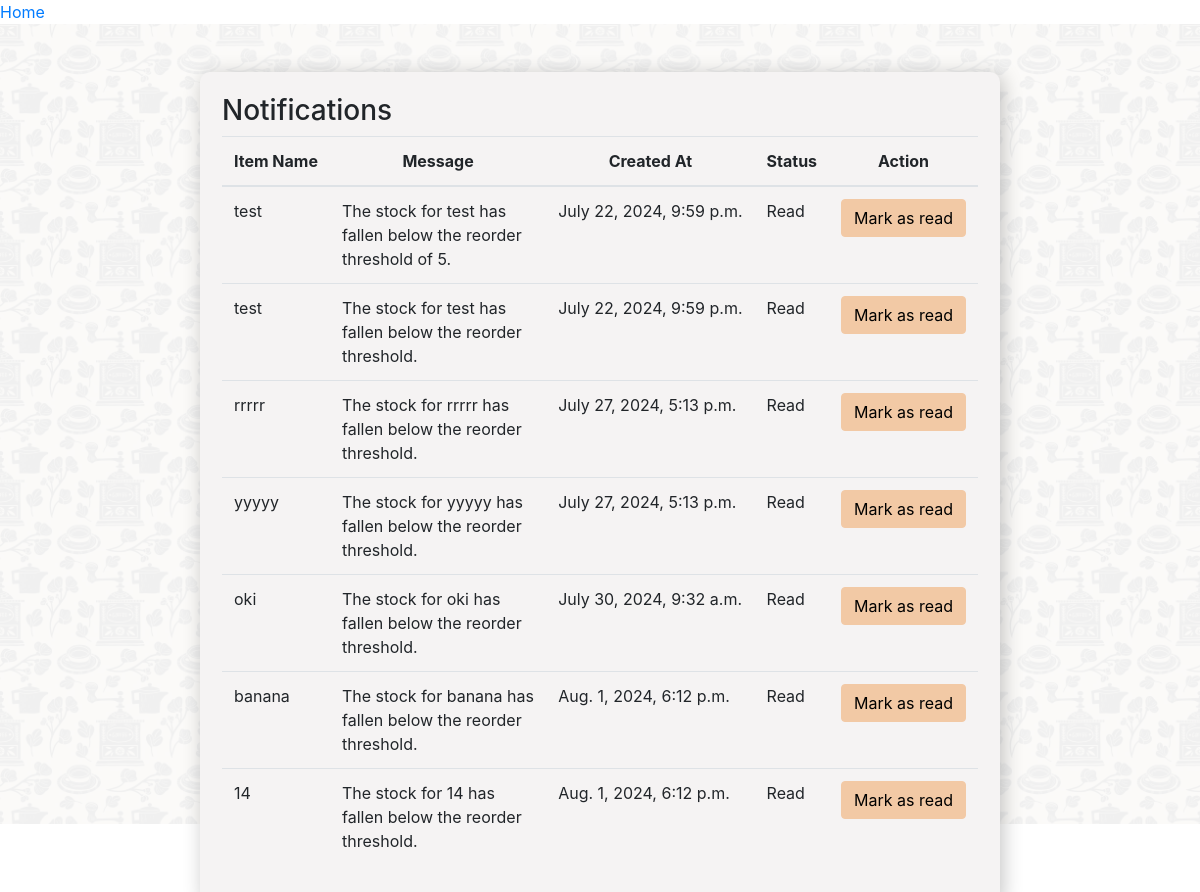
Screenshot of /notifications/ (signed in) with the database file from the repository.
### stocklist/models.py (models this page shows, shortened)
class Notification(models.Model):
    item = models.ForeignKey(Item, on_delete=models.CASCADE) # ForeignKey to link the notification to a specific item. When the item is deleted, the notification is also deleted.
    message = models.TextField()
    created_at = models.DateTimeField(auto_now_add=True) # DateTime field to store when the notification was created. Automatically set to the current date and time when the notification is created.
    read = models.BooleanField(default=False)

class Item(models.Model):
    name = models.CharField(max_length=200, null=False, blank=False, unique=True)
    price = models.DecimalField(max_digits=10, decimal_places=2, null=False, blank=False, validators=[MinValueValidator(0.01)])
    quantity = models.PositiveIntegerField(default=0)
    reorder_level = models.PositiveIntegerField(default=0)  # Add reorder_level field to Item model
    status = models.BooleanField(default=True)  # Add status field (True for active, False for inactive)
    reorder_threshold = models.PositiveIntegerField(default=5, validators=[MinValueValidator(1)])
    added_by = models.ForeignKey(User, on_delete=models.SET_NULL, null=True, blank=True)

### stocklist/views.py (the view)
# urls.py: path('notifications/', views.notifications, name='notifications'),
@login_required
def notifications(request):
    user = request.user
    if not user.is_staff:
        return redirect('home')
    notifications = Notification.objects.all()
    return render(request, 'stocklist/notifications.html', {'notifications': notifications})

### stocklist/templates/stocklist/notifications.html (shortened to what this page needs)
{% load static %}
<!DOCTYPE html>
<html lang="en">
<head>
    <link rel="stylesheet" href="{% static 'styles/bootstrap.css' %}">
    <link rel="stylesheet" href="{% static 'styles/common.css' %}">
    <link rel="stylesheet" href="{% static 'styles/notifications.css' %}">
</head>
<body>
    <div class="top-right-btn"><a href="{% url 'home' %}">Home</a></div>
    <div class="container">
        <div class="content mt-5">
            <h3>Notifications</h3>
            {% if notifications %}
            <div class="table-responsive">
                <table class="table">
                    <thead>
                        <tr>
                            <th scope="col">Item Name</th>
                            <th scope="col">Message</th>
                            <th scope="col">Created At</th>
                            <th scope="col">Status</th>
                            <th scope="col">Action</th>
                        </tr>
                    </thead>
                    <tbody>
                        {% for notification in notifications %}
                        <tr>
                            <td scope="row">{{ notification.item.name }}</td>
                            <td scope="row">{{ notification.message }}</td>
                            <td scope="row"><span class="date">{{ notification.created_at }}</span></td>
                            <td scope="row">
                                {% if notification.read %}
                                <span class="statusRead">Read</span>
                                {% else %}
                                <span class="statusUnread">Unread</span>
                                {% endif %}
                            </td>
                            <td scope="row">
                                <button class="markAsReadButton btn btn-default" data-id="{{notification.id}}">Mark as
                                    read</button>
                            </td>
                        </tr>
                        {% endfor %}
                    </tbody>
                </table>
            </div>
            {% else %}
            <p>No notifications available</p>
            {% endif %}
        </div>
    </div>
</body>
</html>

### static/styles/common.css (style rules this page uses)
.container { display: flex; justify-content: center; align-items: center; min-height: 100vh; }
.content { width: 400px; }
.btn-default { background-color: #f2c9a5; border: 1px solid #f2c9a5; color: black; }

### static/styles/notifications.css (style rules this page uses)
.content { background: #f5f3f3; width: 800px; padding: 22px; border-radius: 10px; box-shadow: 3px 3px 20px 0px #0000003b; }
.table td, .table th { background: transparent; }
.date, .markAsReadButton { text-wrap: nowrap; }
.statusRead { color: var(--bs-success); }
th { text-align: center; text-wrap: nowrap; }

### rows the page displays
Notification: item.name "test", message "The stock for test has fallen below the reorder threshold of 5.", created_at "July 22, 2024, 9:59 p.m.", read "Read"
Notification: item.name "test", message "The stock for test has fallen below the reorder threshold.", created_at "July 22, 2024, 9:59 p.m.", read "Read"
Notification: item.name "rrrrr", message "The stock for rrrrr has fallen below the reorder threshold.", created_at "July 27, 2024, 5:13 p.m.", read "Read"
Notification: item.name "yyyyy", message "The stock for yyyyy has fallen below the reorder threshold.", created_at "July 27, 2024, 5:13 p.m.", read "Read"
Notification: item.name "oki", message "The stock for oki has fallen below the reorder threshold.", created_at "July 30, 2024, 9:32 a.m.", read "Read"
Notification: item.name "banana", message "The stock for banana has fallen below the reorder threshold.", created_at "Aug. 1, 2024, 6:12 p.m.", read "Read"
Notification: item.name "14", message "The stock for 14 has fallen below the reorder threshold.", created_at "Aug. 1, 2024, 6:12 p.m.", read "Read"
